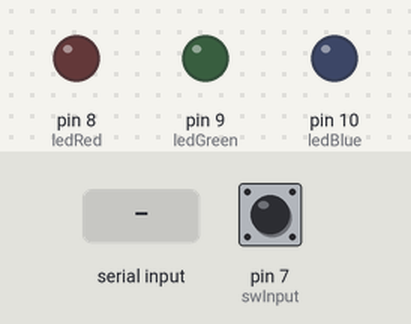
The sketch below on a simulated Arduino Uno, built with avr-gcc and run on an emulated ATmega328P. Parts: output pins drawn as LEDs (lit = HIGH). Inputs (shaded band) come from the test bench; at power-on: pin 7 (swInput) LOW. What the sketch prints to the serial monitor is not drawn.

Above: at 1.2 s.
1.3 s: "R" received over Serial
At 1.7 s:
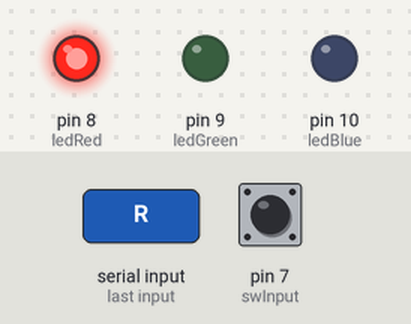
2.8 s: "G" received over Serial
At 4.0 s:
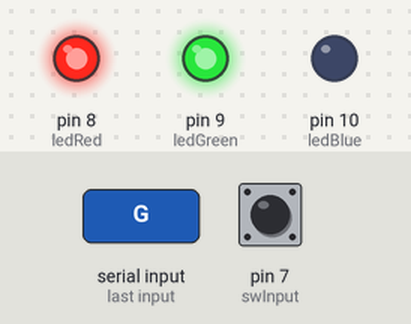
4.3 s: "B" received over Serial
At 5.2 s:
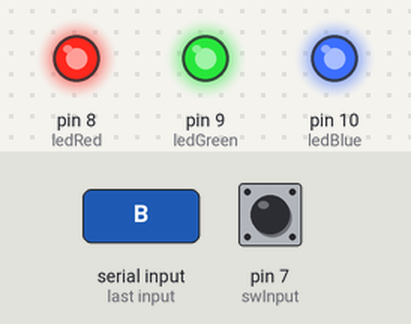
7.4 s: "R" received over Serial
At 8.6 s:
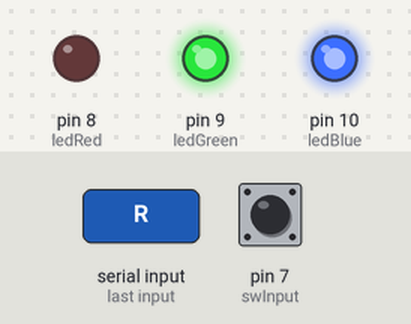
8.9 s: "G" received over Serial
At 9.9 s:
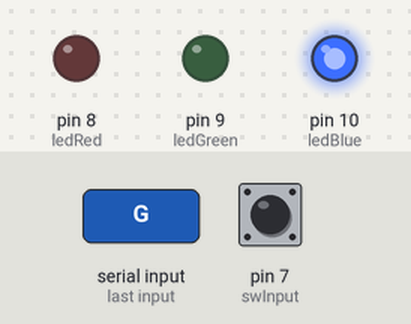
Timing chart, 0 to 11.4 s (numbered marks = the images above; inputs shaded):
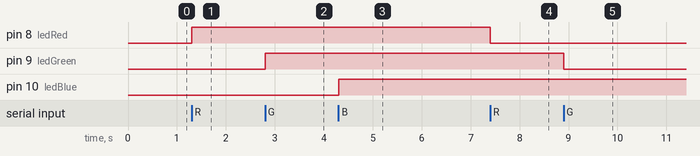

The sketch:

04_control3LEDs.ino
```cpp
int swCount = 0;   //스위치 동작 횟수 저장용 변수
int swInput = 7;   // 7번핀을 스위치 입력을 사용
int ledRed = 8;    //
int ledGreen = 9;
int ledBlue = 10;

void setup() {
  pinMode(ledRed, OUTPUT);
  pinMode(ledGreen, OUTPUT);
  pinMode(ledBlue, OUTPUT);
  pinMode(swInput, INPUT);  // swInput 핀 입력모드로 설정
  Serial.begin(9600); //통신속도 9600으로 하드웨어 시리얼 초기화
  //Serial 포트가 준비될 때까지 대기
  while (!Serial) // Seiral port가 준비되지 않았으면
    ;             // 하는 일 없이 대기.(준비되면 while 종료)
  Serial.println("시리얼 통신 준비 완료!"); //PC에 통신준비 되었음을 알림.
}

void serialEvent() {
  int inChar;
  if (Serial.available() > 0) {
    inChar = Serial.read();
    if (inChar == 'C') {
       swCount = 0;  //스위칭 횟수 값을 0으로 초기화
       Serial.println("스위치 누른 회수: 0 으로 초기화");
    } else if (inChar == 'R')
        toggleLED(ledRed);
    else if (inChar == 'G')
        toggleLED(ledGreen);
    else if (inChar == 'B')
        toggleLED(ledBlue);
    else if (inChar == ' ')
        delay(300);
  }
}
void toggleLED(int ledPin) {
  if (digitalRead(ledPin) == HIGH)
    digitalWrite(ledPin, LOW);
  else
    digitalWrite(ledPin, HIGH);
}
void loop() {
  if (digitalRead(swInput) == HIGH) { //스위치가 눌러졌으면
    swCount = swCount + 1;  // 누른 횟수 1 증가
    Serial.print("스위치 누른 횟수: ");
    Serial.println(swCount);  //swCount 값 전송
    delay(300); // delay(300)을 생략한 경우 동작 확인.
  }
}
```

Measured:
- after the input at 1.3 s, pin 8 (ledRed): LOW → HIGH at once
- after the input at 2.8 s, pin 9 (ledGreen): LOW → HIGH at once
- after the input at 4.3 s, pin 10 (ledBlue): LOW → HIGH at once
- after the input at 7.4 s, pin 8 (ledRed): HIGH → LOW at once
- after the input at 8.9 s, pin 9 (ledGreen): HIGH → LOW at once
